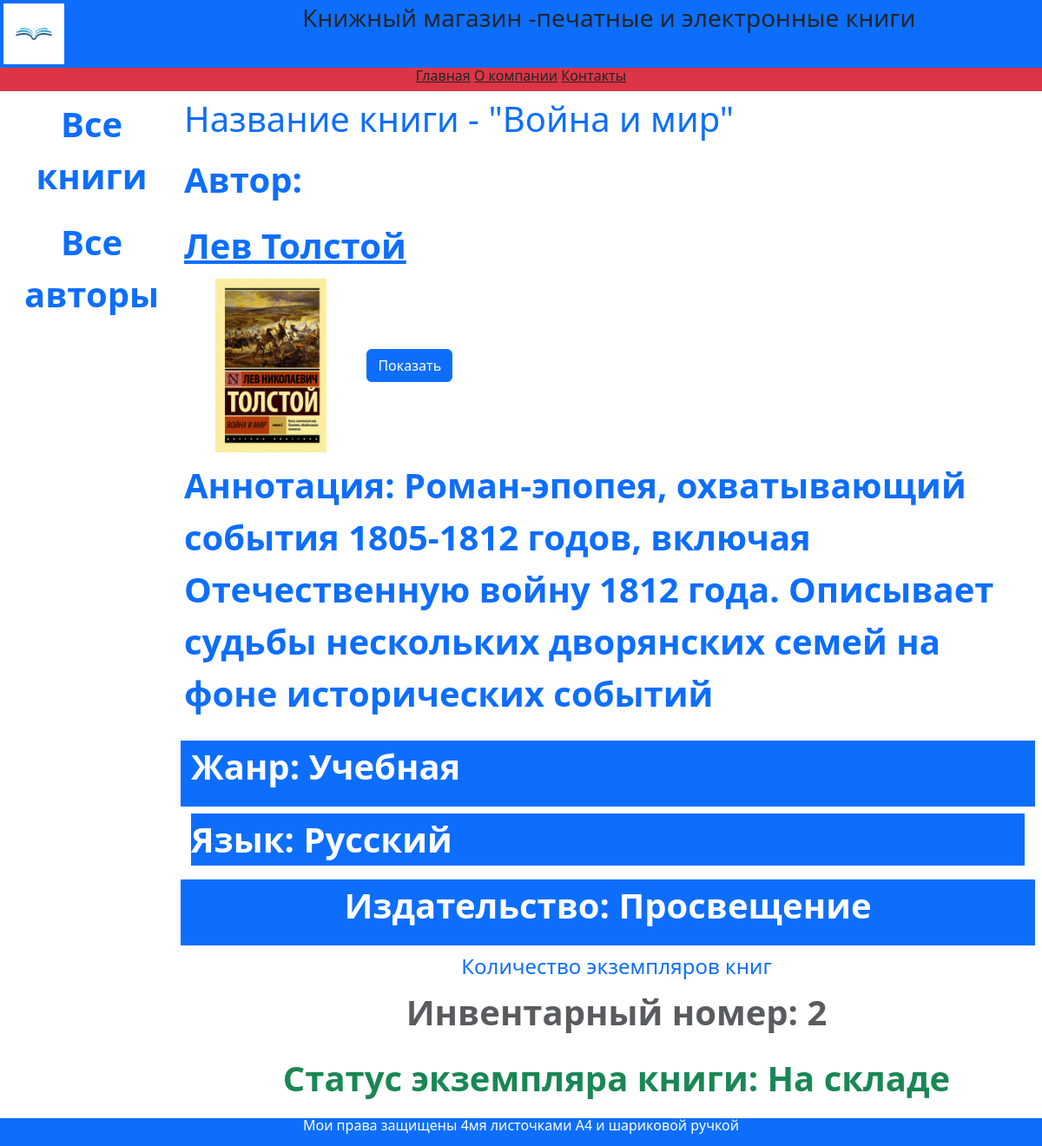
The page /books/2/ on the database its author committed.
### catalog/models.py (models this page shows, shortened)
class Book(models.Model):
    title = models.CharField(max_length=200,
                             help_text='Введите название книги',
                              verbose_name='Название книги')
    genre = models.ForeignKey('Genre',on_delete=models.CASCADE,
                             help_text='Выберите жанр для книги',
                              verbose_name='Жанр книги')
    language = models.ForeignKey('Language',on_delete=models.CASCADE,
                             help_text='Выберите язык для книги',
                              verbose_name='Язык книги')
    publisher = models.ForeignKey('Publisher', on_delete=models.CASCADE,
                              help_text='Выберите издательство книги',
                              verbose_name='Издательство книги')
    year = models.CharField(max_length=4,
                            help_text='Введите год издания книги',
                            verbose_name='Год издания')
    author = models.ManyToManyField('Author',
                                    help_text='Выберите автора',
                                    verbose_name='Автор книги')
    summary = models.TextField(max_length=1000,
                               help_text='Введите краткое описание книги',
                               verbose_name='Аннотация книги')
    isbn = models.CharField(max_length=13,
                            help_text='Должно содержать 13 символов',
                            verbose_name='ISBN книги')
    price = models.DecimalField(decimal_places=2, max_digits=7,
                                help_text='Введите цену книги',
                                verbose_name='Цена (руб.)')
    photo = models.ImageField(upload_to='images',
                              help_text='Введите избражение обложки',
                              verbose_name='Изображение обложки')
    def display_author(self):
        return ', '.join([author.last_name for author in self.author.all ()])
    display_author.short_descriptions = 'Авторы'

class Author(models.Model):
    first_name = models.CharField(max_length=100,
                                  help_text='Введите имя автора',
                                  verbose_name='Имя автора')
    last_name = models.CharField(max_length=100,
                                  help_text='Введите фамилию автора',
                                  verbose_name='Фамилия автора')
    date_of_birth = models.DateField(help_text='Введите дату рождения',
                                     verbose_name='Дата рождения',
                                     null=True, blank=True)
    about = models.TextField(help_text='Введите сведения об авторе',
                             verbose_name='Сведения об авторе')
    photo = models.ImageField(upload_to='images',
                              help_text='Введите фото автора',
                              verbose_name='Фото автора',
                              null=True, blank=True)

class Genre(models.Model):
    name = models.CharField(max_length=200,
                            help_text='Введите жанр книги',
                            verbose_name='Жанр книги')
    def __str__(self):
        return self.name

class Language(models.Model):
    name = models.CharField(max_length=20,
                            help_text='Введите язык книги',
                            verbose_name='Язык книги')
    def __str__(self):
        return self.name

class Publisher(models.Model):
    name = models.CharField(max_length=20,
                            help_text='Введите наименование издания',
                            verbose_name='Издательство')
    def __str__(self):
        return self.name

class BookInstance(models.Model):
    book = models.ForeignKey('Book', on_delete=models.CASCADE,
                             null=True)
    inv_nom = models.CharField(max_length=20,
                               null=True,
                               help_text='Введите инвентарный номер экземпляра',
                               verbose_name='Инвентарный номер')
    status= models.ForeignKey('Status',
                              on_delete=models.CASCADE,
                              null=True,
                              help_text='Изменить состояние экземляра',
                              verbose_name='Статус экземляра книги')
    due_back = models.DateField(null=True,
                                blank=True,
                                help_text='Введите конец срока статуса',
                                verbose_name='Дата окончания статуса')
    class Meta:
        ordering = ['due_back']

class Status(models.Model):
    name = models.CharField(max_length=20,
                            help_text='Введитье статус экземпляра книги',
                            verbose_name='Статус экземпляра книги')
    def __str__(self):
        return self.name

### catalog/views.py (the view)
# urls.py: path('books/<int:pk>/', views.BookDetailView.as_view(), name='book-detail'),
class BookDetailView(DetailView):
    model = Book
    context_object_name = 'book'

### catalog/templates/catalog/book_detail.html
{% extends "catalog/base.html" %}
{% block content %}
<div class="container text-start">
    <div class="row my-2">
        <h1>Название книги - "{{ book.title }}"</h1>
    </div>
    <div class="row my-2">
        <p>Автор:</p>
        {% for author in book.author.all %}
        <a href="">{{author.first_name}} {{author.last_name}}</a>
        {% endfor %}
    </div>
    <img src="{{book.photo.url}}" alt="con" style="max-height:200px">
    <a href="{{book.photo.url}}" class="btn btn-primary"
       target="_blank">Показать</a>
    <div class="row my-2">
        <div class="col">
            <p>Аннотация: {{book.summary}}</p>
        </div>
    </div>
    <div class="row my-2">
        <div class="col mx-2 bg-primary text-white">
            <p>Жанр: {{book.genre}}</p></div>
    </div>
    <div class="col mx-2 bg-primary text-white">
        <p>Язык: {{book.language}}</p></div>
    </div>
    <div class="col mx-2 bg-primary text-white">
        <p>Издательство: {{book.publisher}}</p>
    </div>
    </div>
    <div style="margin-left:20px; margin-top:10px">
        <h4>Количество экземпляров книг</h4>
        {% for copy in book.bookinstance_set.all %}
        <p class="text-muted">Инвентарный номер: {{copy.id}}</p>
        <p class="text-success">Статус экземпляра книги: {{copy.status}}</p>
        {% endfor %}
    </div>
</div>
{%endblock%}

### rows shown on the page
Book: title "Война и мир", photo (picture), summary "Роман-эпопея, охватывающий события 1805-1812 годов, включая Отечественную войну 1812 года. Описывает судьбы нескольких дворянских семей на фоне исторических событий", genre "Учебная", language "Русский", publisher "Просвещение"
Author: first_name "Лев", last_name "Толстой"
BookInstance: id "2", status "На складе"
